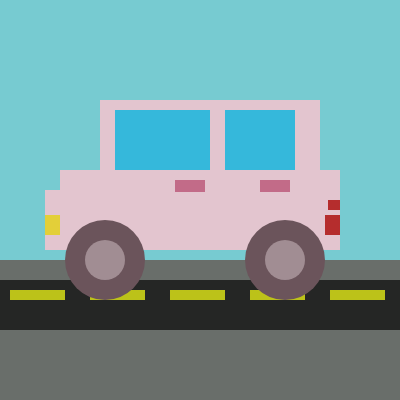
Frame 1 (no input)
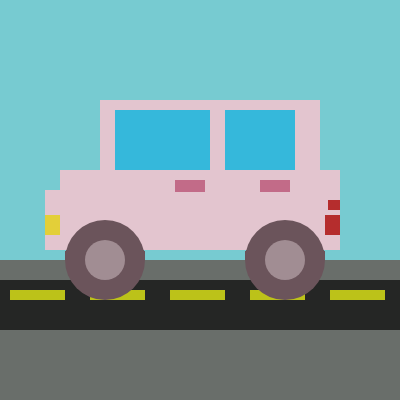
Frame 60 (no input)
Frame 120 (the mouse pressed at the canvas centre since frame 60): identical to frame 60, image omitted

The p5.js sketch that drew these frames (run headless with seeded random() and noise() and a simulated clock; from frame 60 on, the mouse is pressed at the canvas centre):

// p5.js sketch
// ── sketch.js
function setup() {
  createCanvas(400, 400);
  background(119, 203, 209);
}

function draw() {
  //Road
  noStroke();
  fill(105, 110, 106);
  rect(0, 260, 400, 80);
  
  fill(37, 38, 37);
  rect(0, 280, 400, 80);
  
  fill(188, 194, 25);
  rect(10, 290, 55, 10);
  rect(90, 290, 55, 10);
  rect(170, 290, 55, 10);
  rect(250, 290, 55, 10);
  rect(330, 290, 55, 10);
  
  fill(105, 110, 106);
  rect(0, 330, 400, 80);
  
  //Base
  fill(227, 197, 207);
  rect(100, 100, 220, 70);
  rect(60, 170, 280, 80);
  rect(45, 190, 15, 60);

  //Windows
  fill(53, 184, 219);
  rect(115, 110, 95, 60);
  rect(225, 110, 70, 60);

  //Handles
  fill(194, 107, 136);
  rect(175, 180, 30, 12);
  rect(260, 180, 30, 12);
  
  //Wheels
  fill(107, 84, 91);
  circle(105, 260, 80);
  circle(285, 260, 80);
  
  fill(161, 141, 147);
  circle(105, 260, 40);
  circle(285, 260, 40);
  
  //Lights
  fill(227, 207, 57);
  rect(45, 215, 15, 20);
  
  fill(181, 45, 45);
  rect(325, 215, 15, 20);
  rect(328, 200, 12, 10);
}
